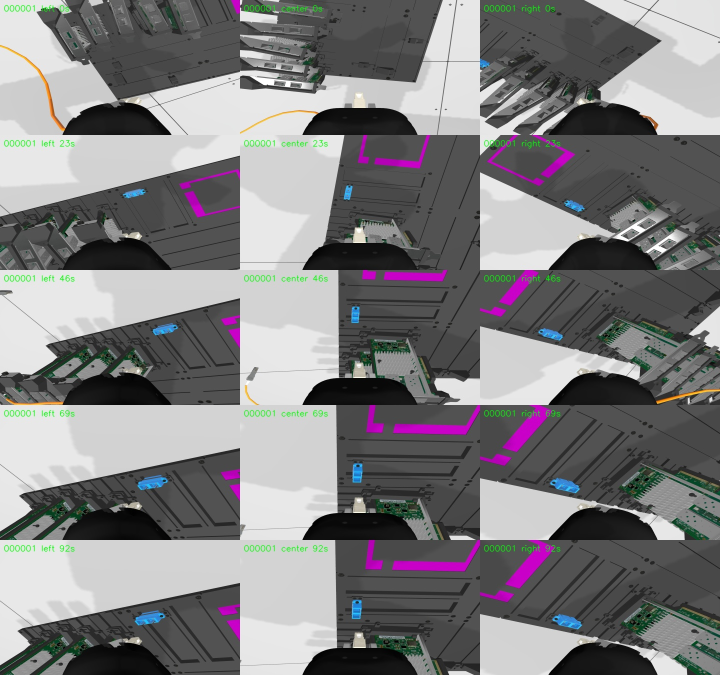
#> input picture artifacts/prod_cheatcode_audit/ordinary_broad_followup/cable_route_probe/across_1/visuals/five_timepoints.jpg, 1440 x 1350 px (shown at 1/2 size); its folder holds only this picture in this run
$ python -i observed_board_marker.py   (imports and definitions only)
#> lines starting #> are read from the running program, lines starting #| are printed output that depends on the picture; after the words box and inside, x2 and y2 are one past the last pixel; in counts of white or black regions, pixels touching at a corner belong together
#> further down, picture is the input picture: shape (1350, 1440, 3); mean B, G, R 127.8, 126.1, 127.2
"""Estimate the horizontal task board from its magenta visual marker.

Only RGB, calibrated wrist cameras and measured TCP enter this function.
The marker's fixed 100 mm square is a static asset dimension, not a scene
pose. A selected-port sample prior resolves the square's fourfold symmetry;
the prior is never returned as the measured board pose. The caller requires
two consistent camera frames before acting on the one-view result.
"""
import time

import cv2
import numpy as np
from scipy.optimize import least_squares
from scipy.spatial.transform import Rotation

from evaluate_sc_native_triangulation import FOCAL
from shared_port_tcp_geometry import matrix_from_xyz_xyzw


MARKER_CORNERS_BOARD_M=np.array([
    [-.125,.100,.013],[-.125,.200,.013],[-.025,.200,.013],[-.025,.100,.013]
],dtype=float)


def _box(rgb):
    bgr=rgb[...,::-1]
    blue,green,red=cv2.split(bgr)
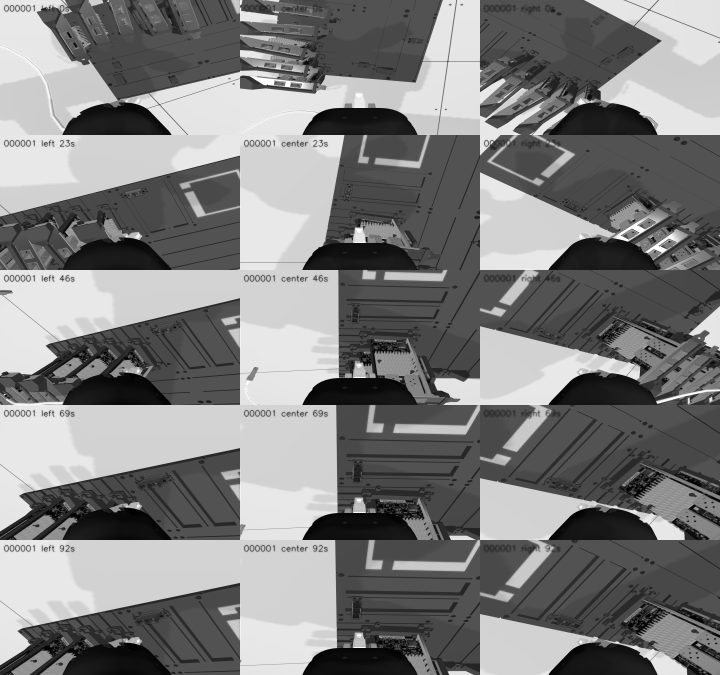
#> blue: shape (1350, 1440) (shown at 1/2 size); min 0, max 255, mean 127.2
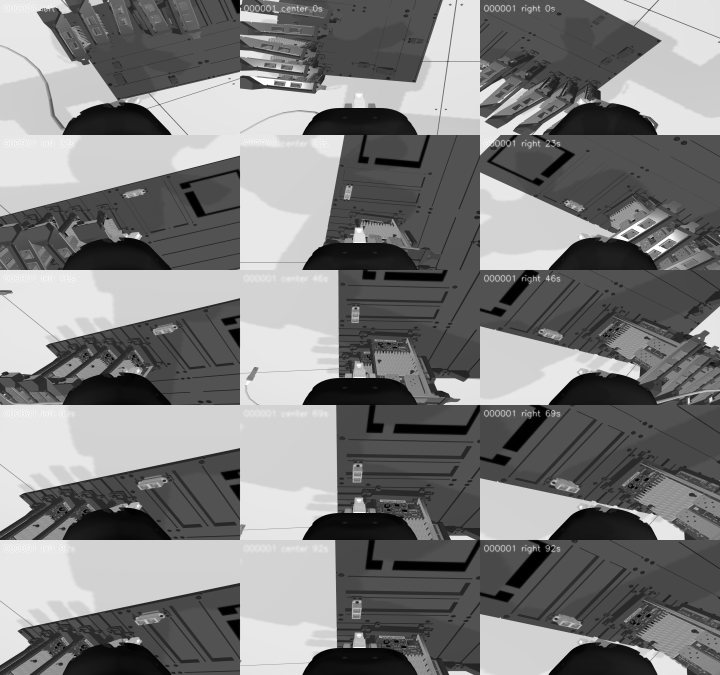
#> green: shape (1350, 1440) (shown at 1/2 size); min 0, max 255, mean 126.1
    mask=((blue>85)&(red>85)&(green<70)&(red>green*1.7)&
          (blue>green*1.7)).astype(np.uint8)*255
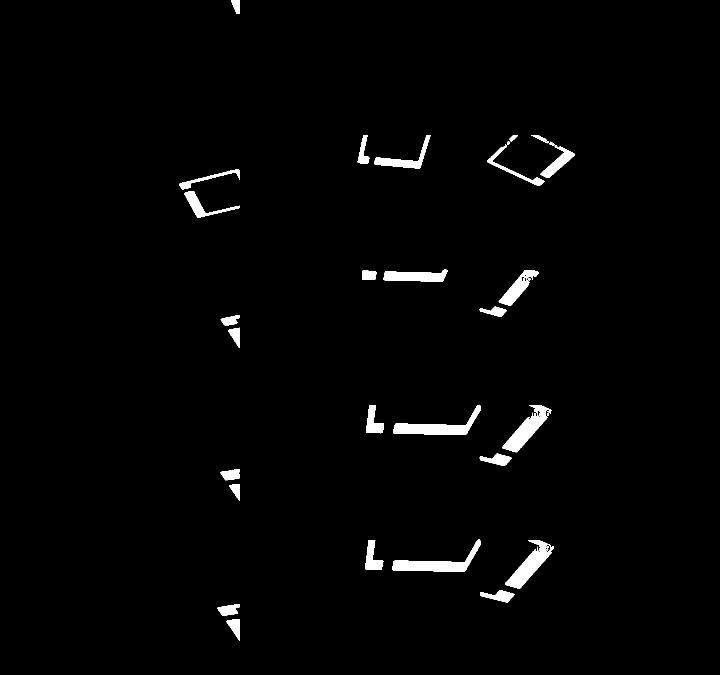
#> mask: shape (1350, 1440) (shown at 1/2 size); 1.8% white; 32 white regions (1 under 20 px)
    contours,_=cv2.findContours(mask,cv2.RETR_EXTERNAL,cv2.CHAIN_APPROX_SIMPLE)
#> contours = 31 contours, 2 with area under 20; largest, box (x1, y1, x2, y2) and area: (786, 810, 961, 870) 3268, (1010, 1080, 1108, 1178) 3266, (784, 1079, 961, 1144) 3265, (1004, 810, 1103, 905) 3120, (767, 539, 896, 564) 2078
    if not contours:return None
    contour=max(contours,key=cv2.contourArea)
#> contour = contour of 99 points, box (x1, y1, x2, y2) (786, 810, 961, 870), area 3268
    if cv2.contourArea(contour)<2000:return None
    box=cv2.boxPoints(cv2.minAreaRect(contour)).astype(float)
#> box = [[794, 900.1], [782.4, 849], [959.5, 808.8], [971.1, 859.9]]
    # Truncated squares carry insufficient corner information for a pose.
    if (box[:,0].min()<12 or box[:,0].max()>rgb.shape[1]-13 or
        box[:,1].min()<12 or box[:,1].max()>rgb.shape[0]-13):return None
    sides=np.linalg.norm(box-np.roll(box,-1,axis=0),axis=1)
#> sides = [52.45, 181.6, 52.45, 181.6]
    if sides.min()<70 or sides.max()/sides.min()>1.8:return None
    return box


# [51 lines left out: functions _camera_candidates, estimate_board_marker, not called in this run]

>>> import cv2
>>> picture = cv2.imread('../artifacts/prod_cheatcode_audit/ordinary_broad_followup/cable_route_probe/across_1/visuals/five_timepoints.jpg')
>>> result = _box(picture)
